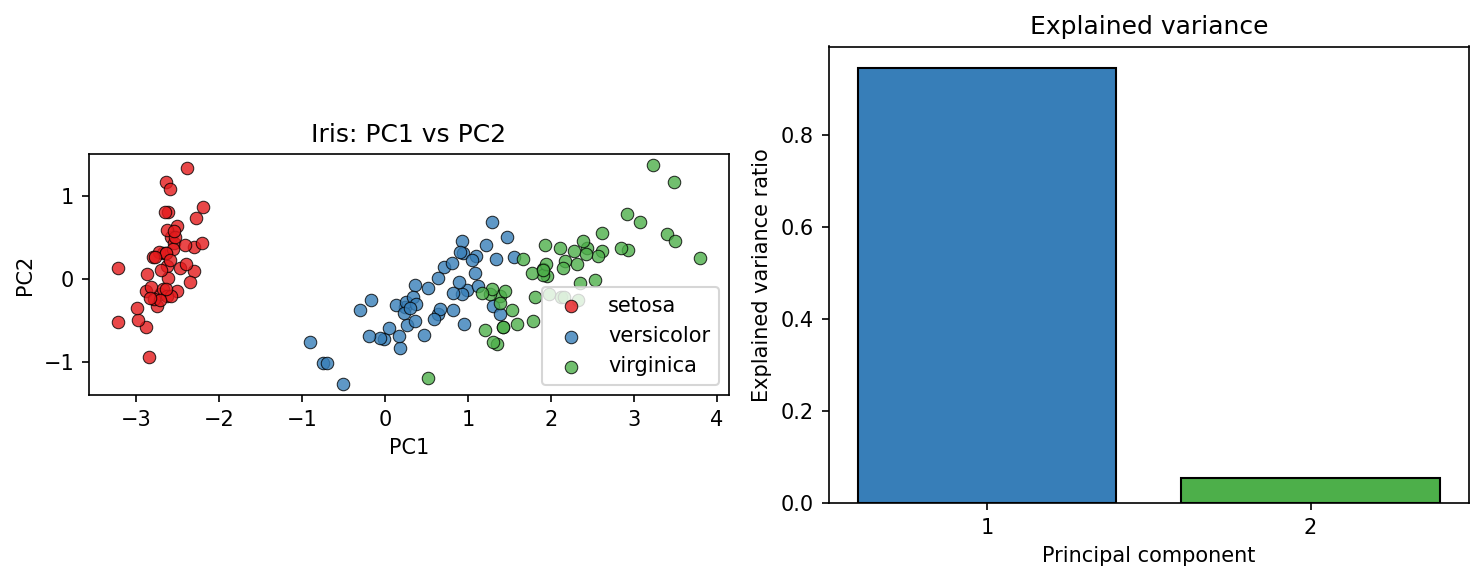

Recreate this plot in Python.
#!/usr/bin/env python3
"""Iris PCA example: load Iris, run PCA via pynabled, visualize with matplotlib.

Requires: numpy, pynabled, scikit-learn, matplotlib

Run from repo root:
    python python/examples/pca/iris_pca.py
"""

from pathlib import Path

import numpy as np
import matplotlib.pyplot as plt
from sklearn.datasets import load_iris

import pynabled


def main():
    # Load Iris dataset
    data = load_iris()
    X = data["data"].astype(np.float64)
    y = data["target"]
    target_names = data["target_names"]

    # PCA via pynabled
    components, ev, evr, mean, scores = pynabled.compute_pca(X, n_components=2)

    # Print summary
    print("Iris PCA (pynabled)")
    print("-" * 40)
    print(f"Data shape: {X.shape}")
    print(f"Explained variance ratio: {evr}")
    print(f"Cumulative: {evr.sum():.4f}")

    # Figure: 2 subplots
    fig, (ax1, ax2) = plt.subplots(1, 2, figsize=(10, 4))

    # Scatter: PC1 vs PC2 colored by species
    colors = ["#e41a1c", "#377eb8", "#4daf4a"]
    for i, name in enumerate(target_names):
        mask = y == i
        ax1.scatter(
            scores[mask, 0],
            scores[mask, 1],
            c=colors[i],
            label=name,
            alpha=0.8,
            edgecolors="black",
            linewidth=0.5,
        )
    ax1.set_xlabel("PC1")
    ax1.set_ylabel("PC2")
    ax1.set_title("Iris: PC1 vs PC2")
    ax1.legend()
    ax1.set_aspect("equal")

    # Bar: explained variance ratio
    ax2.bar(range(1, 3), evr, color=["#377eb8", "#4daf4a"], edgecolor="black")
    ax2.set_xlabel("Principal component")
    ax2.set_ylabel("Explained variance ratio")
    ax2.set_title("Explained variance")
    ax2.set_xticks([1, 2])

    plt.tight_layout()
    out_path = Path(__file__).parent / "iris_pca.png"
    plt.savefig(out_path, dpi=150, bbox_inches="tight")
    print(f"\nSaved: {out_path}")
    plt.show()


if __name__ == "__main__":
    main()
